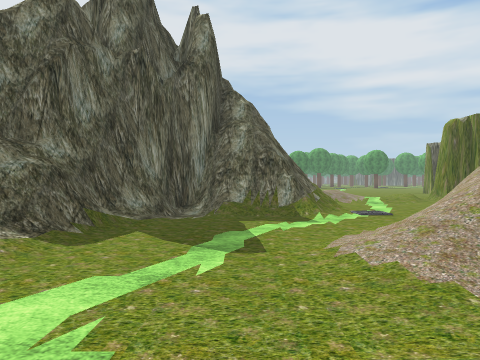
view 1 (above)

16 first-person views from a walk through a 3-D level made in the Unity game engine. The camera is 1.2 m above the floor, looks level and sees 70° across. The floor is counted in squares, 2 m on a side. Each view is taken from the middle of a square. On the plan, view 1 faces up. The plan holds only what a view shows up to about 10 squares ahead; the rest is blank. The place goes on beyond the plan. Some trees and plants on the terrain are drawn as simple stand-ins. The player is left out. Some surface patterns are stand-ins.

view 2
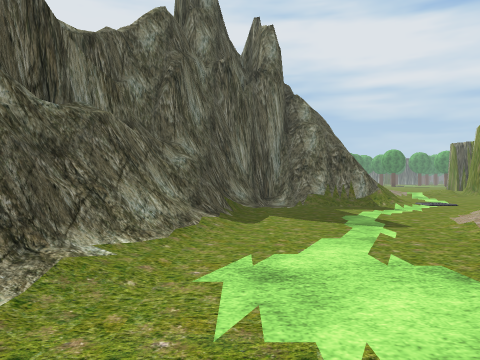

view 3
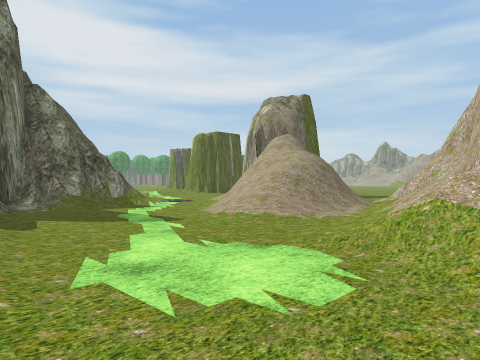

view 4
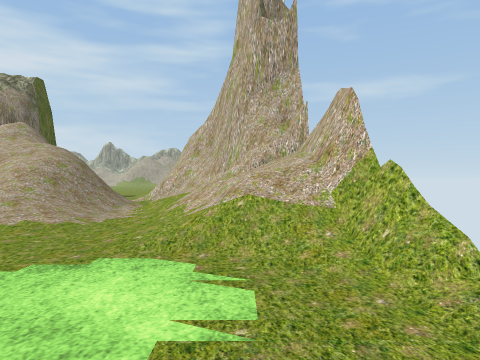

view 5
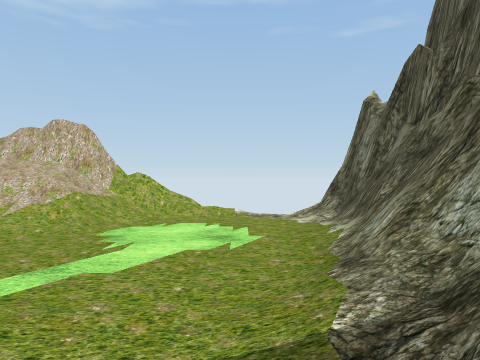

view 6
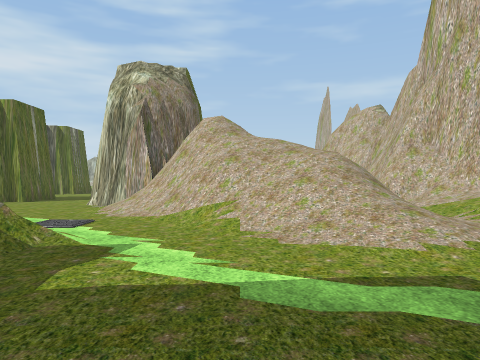

view 7
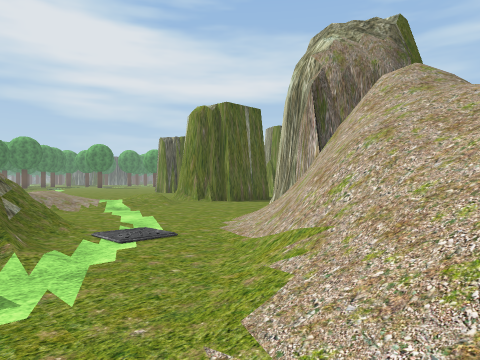

view 8
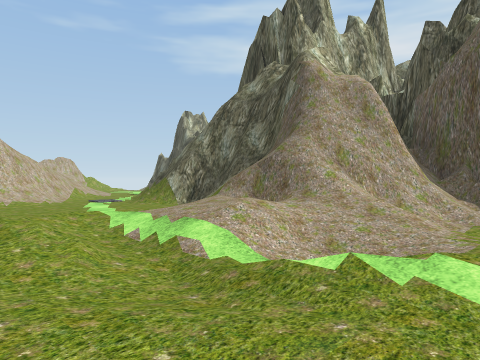

view 9
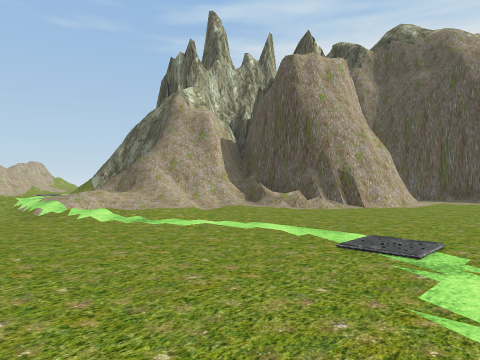

view 10
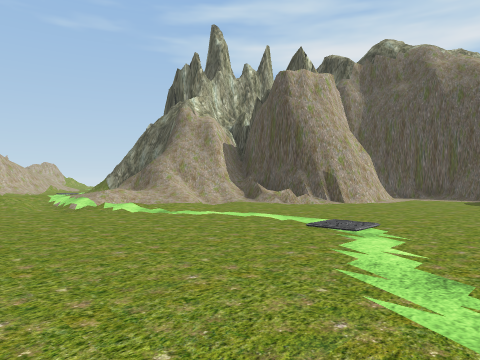

view 11
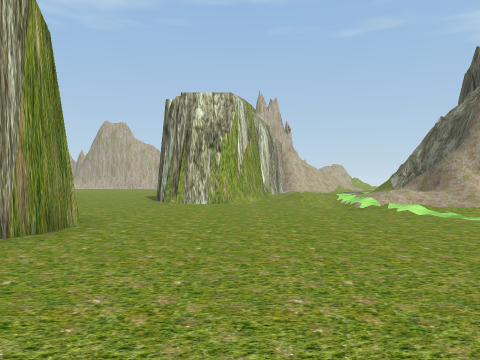

view 12
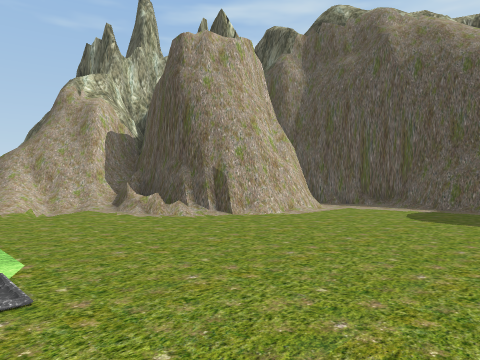

view 13
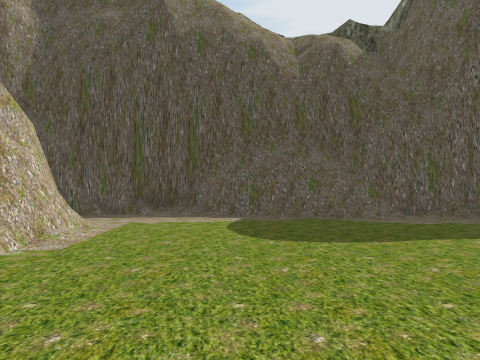

view 14
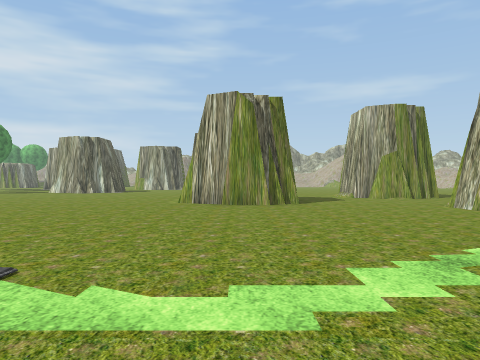

view 15
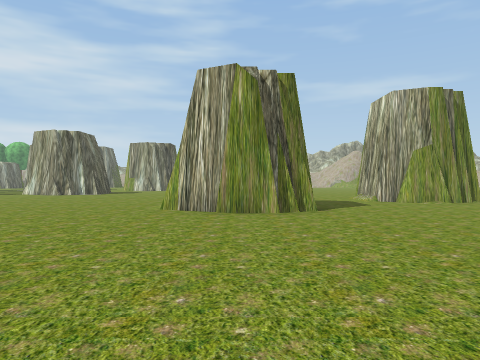

view 16
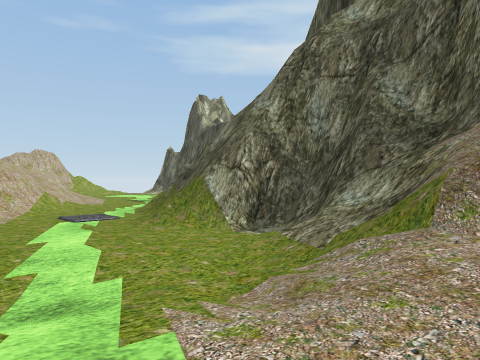

### Floor plan
Key: @ floor where view 1 was taken; # wall or solid block; . main floor; - floor 0.25 m lower than the main floor; / step, stairs or slope; = window, fence, low wall or low ledge.
Columns run from 4 left of view 1 to 14 right of it. Each row starts with its distance up from view 1.
 23 #..................
 22 #..................
 21 #..................
 20 #..............#
 19 #.##...........#
 18 #####/.........#
 17     #/.//..........
 16     #//////........
 15     ##/////.......#
 14     ##=////.###..##
 13      #==////###...#
 12      ##/////#
 11      #//-....
 10      ##......
  9     ###..../
  8   ####/..//#
  7  ##.//#.//##
  6  #/..../=##
  5  #/...////
  4  #/../////
  3 ##...////=
  2 ##....//////
  1 #/../////####
  0 #/..@//=##
 -1 #///#####

Where each view was taken, in squares from view 1:
view 1: 0 up, 0 right, facing up
view 2: 1 down, 2 left, facing up
view 3: 1 down, 3 left, facing up-right
view 4: 0 up, 3 left, facing right
view 5: 5 up, 2 left, facing down
view 6: 5 up, 2 left, facing right
view 7: 4 up, 1 right, facing up-right
view 8: 17 up, 7 right, facing down-left
view 9: 22 up, 7 right, facing down-left
view 10: 23 up, 8 right, facing down-left
view 11: 23 up, 8 right, facing down
view 12: 23 up, 4 right, facing down-left
view 13: 21 up, 2 right, facing left
view 14: 19 up, 2 right, facing right
view 15: 19 up, 4 right, facing right
view 16: 13 up, 5 right, facing down-left
